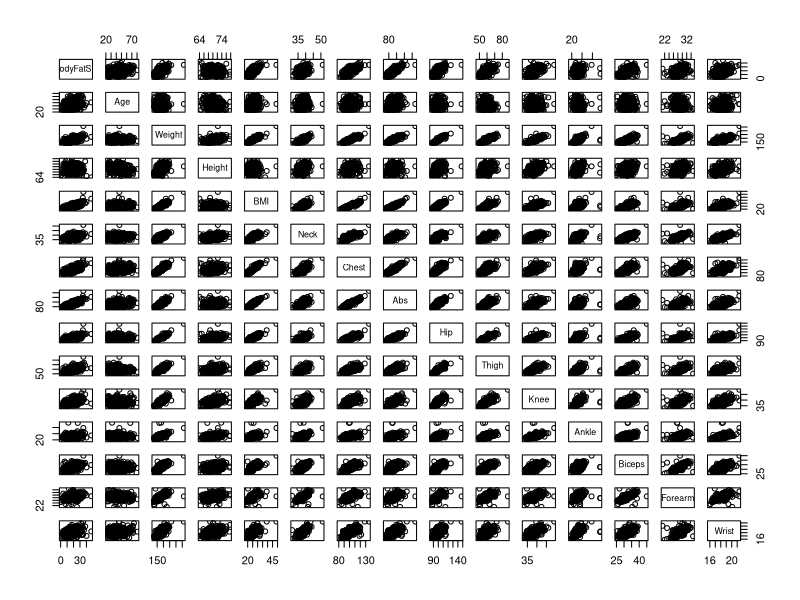
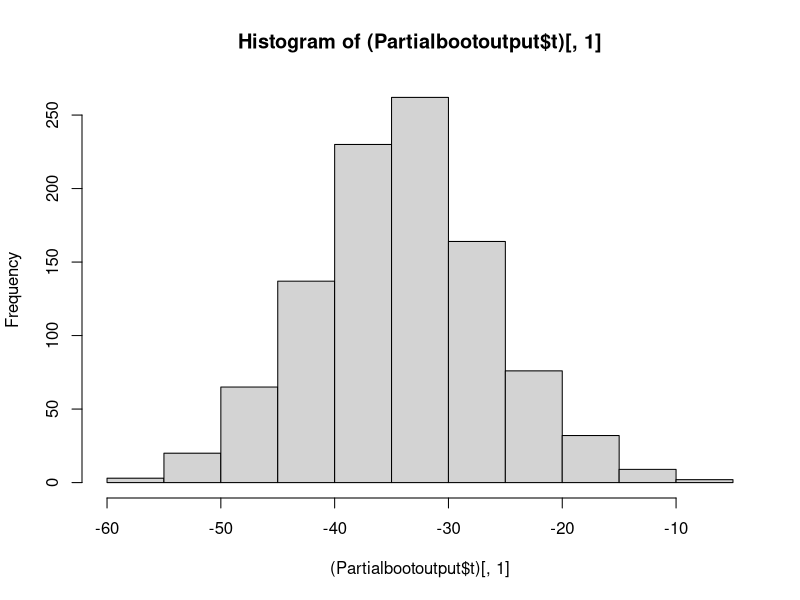
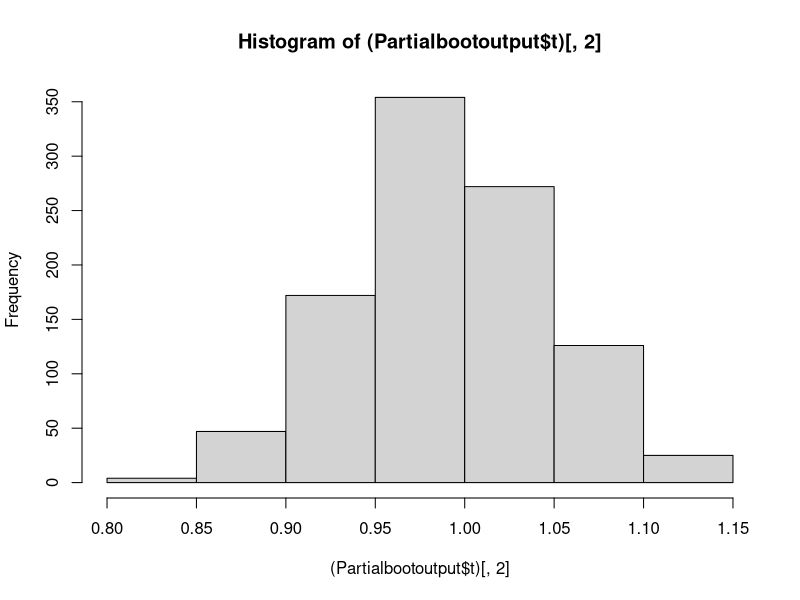
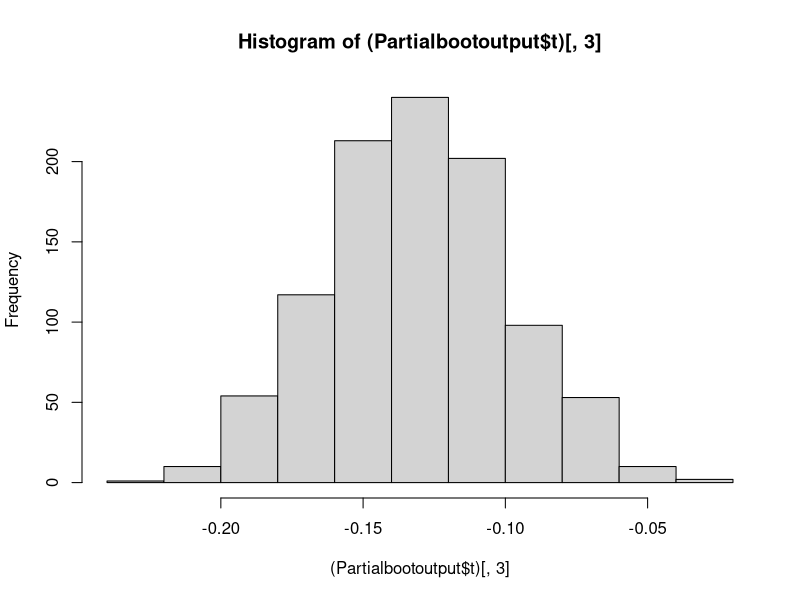
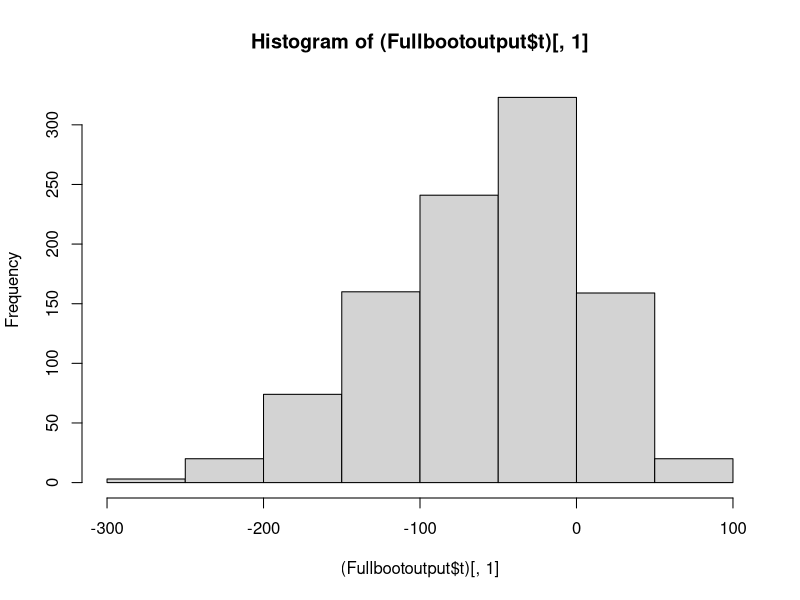
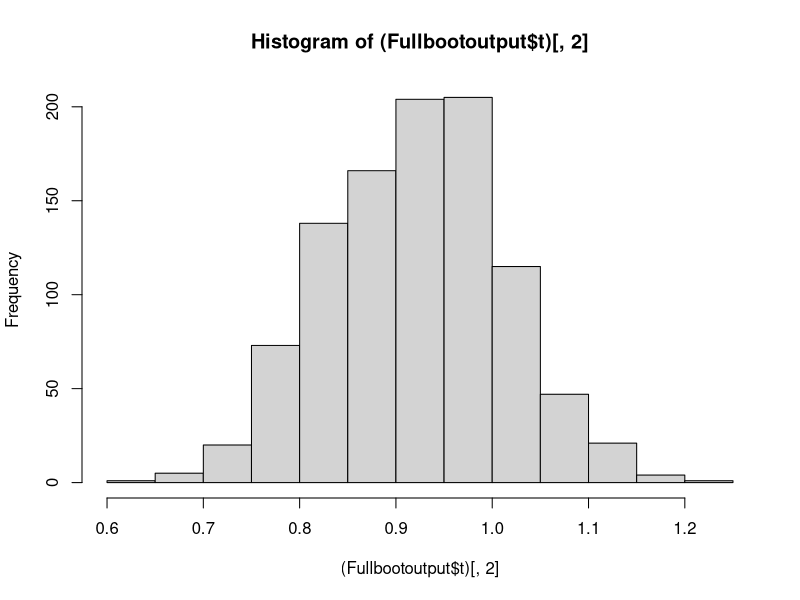
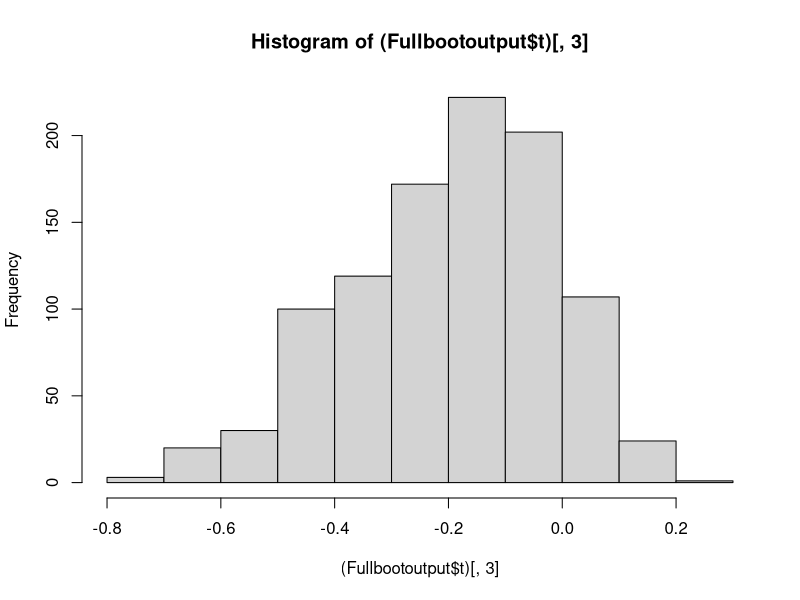

Write the R code that produced these figures, in order.

#############Part 3#############
bodyfat = read.csv("bodyfat.csv")

dim(bodyfat)
n = dim(bodyfat)[1]

attach(bodyfat)
names(bodyfat)  # using BodyFatSiri as response, versus Density or BodyFatBrozek
pairs(bodyfat[,-c(1,2,4)])

#fit response on all predictors
Fullmodel = (BodyFatSiri ~ Abs + Weight + Wrist + Forearm + Neck + Biceps + Age
			+ Thigh + Hip + Ankle + BMI + Height + Chest + Knee)
Fullfit = lm(Fullmodel,data=bodyfat)
summary(Fullfit)  

Partialmodel = (BodyFatSiri ~ Abs + Weight + Wrist + Forearm)
Partialfit = lm(Partialmodel,data=bodyfat)
summary(Partialfit)  











#Estimating standard deviations with bootstrap
library(boot)  #need to install package
	#define functions that output coefficients (parameters to be estimated)
beta.fn.Full = function(inputdata,index) {
  lmfitboot = lm(formula = Fullmodel,data=inputdata[index,])
  return(lmfitboot$coef)
}
beta.fn.Partial = function(inputdata,index) {
  lmfitboot = lm(formula = Partialmodel,data=inputdata[index,])
  return(lmfitboot$coef)
}
	#run the boot function to simulate re-samples (with replacement)
	#and obtain the coefficients for each re-sample
	#partial model bootstrap
set.seed(2)
Partialbootoutput = boot(bodyfat,beta.fn.Partial,R=1000)
print(Partialbootoutput)

sd((Partialbootoutput$t)[,1])  #standard error as estimated via simulation
hist((Partialbootoutput$t)[,1])
	#(Partialbootoutput$t)[,1] is all 1000 coefficient estimates for intercept (1st term)
summary(Partialfit)$coef[1,2]  #standard error as estimated mathematically

sd((Partialbootoutput$t)[,2])  #standard error as estimated via simulation
hist((Partialbootoutput$t)[,2])
	#(Partialbootoutput$t)[,2] is all 1000 coefficient estimates for "Abs" (2nd term)
summary(Partialfit)$coef[2,2]   #standard error as estimated mathematically

sd((Partialbootoutput$t)[,3])  #standard error as estimated via simulation
hist((Partialbootoutput$t)[,3])
	#(Partialbootoutput$t)[,3] is all 1000 coefficient estimates for "Weight" (3rd term)
summary(Partialfit)$coef[3,2]   #standard error as estimated mathematically





#full model bootstrap
set.seed(2)
Fullbootoutput = boot(bodyfat,beta.fn.Full,R=1000)
print(Fullbootoutput)

sd((Fullbootoutput$t)[,1])  #standard error as estimated via simulation
hist((Fullbootoutput$t)[,1])
	#(Fullbootoutput$t)[,1] is all 1000 coefficient estimates for intercept (1st term)
summary(Fullfit)$coef[1,2]  #standard error as estimated mathematically

sd((Fullbootoutput$t)[,2])  #standard error as estimated via simulation
hist((Fullbootoutput$t)[,2])
	#(Fullbootoutput$t)[,2] is all 1000 coefficient estimates for "Abs" (2nd term)
summary(Fullfit)$coef[2,2]   #standard error as estimated mathematically

sd((Fullbootoutput$t)[,3])  #standard error as estimated via simulation
hist((Fullbootoutput$t)[,3])
	#(Fullbootoutput$t)[,3] is all 1000 coefficient estimates for "Weight" (3rd term)
summary(Fullfit)$coef[3,2]   #standard error as estimated mathematically

